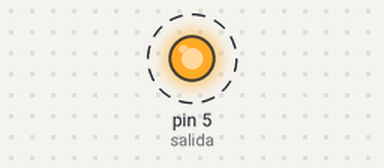
This sketch was run on a simulated Arduino Uno, built with avr-gcc and run on an emulated ATmega328P. On the bench: output pins drawn as LEDs (lit = HIGH). Dashed ring = blinking.

Above: at 0.5 s.
Timing chart, 0 to 4.6 s (numbered marks = the images above):
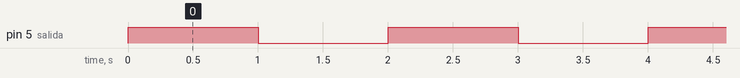

Measured:
- by itself, pin 5 (salida): alternates HIGH for 1.0 s and LOW for 1.0 s

The sketch:

esp8266_led.ino
```cpp
int salida = 5;

void setup() {
// inicializar GPIO 2 como salida
pinMode(salida, OUTPUT);
}

// la función loop corre continuamente
void loop() {
// enciende el LED (HIGH es ALTO y es el nivel de voltaje)
digitalWrite(salida, HIGH);
delay(1000); // espera 1000 milisegundos = un segundo
digitalWrite(salida, LOW);
// apaga el LED (LOW es BAJO y es el nivel de voltaje)
delay(1000); // espera 1000 milisegundos = un segundo
}
```
